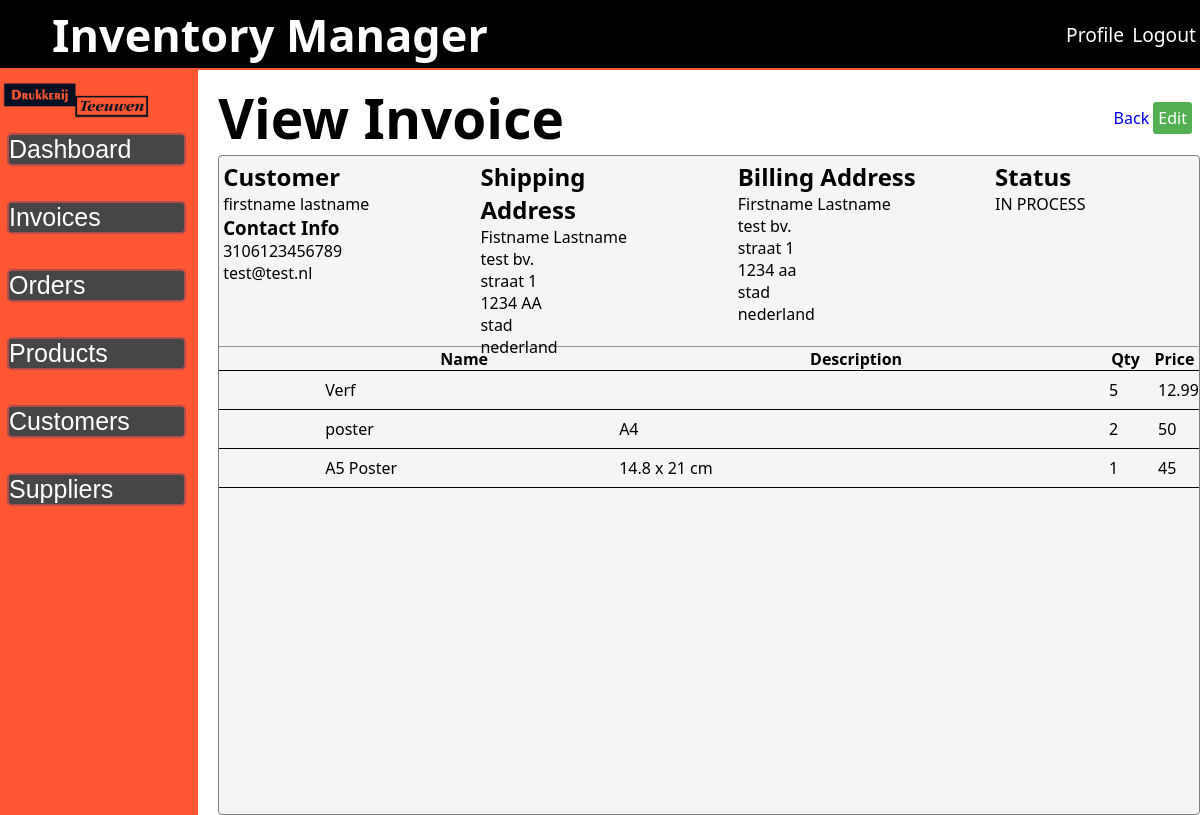
The page /public/view-invoice.php?id=70 (signed in) on the database its author committed.
### tables this page shows
CREATE TABLE `invoices` (
  `id` int(11) NOT NULL,
  `status` int(11) NOT NULL,
  `user_id` int(11) NOT NULL,
  `customer_id` int(11) NOT NULL,
  `number` varchar(15) NOT NULL,
  `mail` varchar(90) NOT NULL,
  `shipping_name` varchar(100) NOT NULL,
  `shipping_company` varchar(100) DEFAULT NULL,
  `shipping_street` varchar(100) NOT NULL,
  `shipping_postalcode` varchar(7) NOT NULL,
  `shipping_city` varchar(100) NOT NULL,
  `shipping_country` varchar(100) NOT NULL,
  `billing_name` varchar(100) NOT NULL,
  `billing_company` varchar(100) DEFAULT NULL,
  `billing_street` varchar(100) NOT NULL,
  `billing_postalcode` varchar(7) NOT NULL,
  `billing_city` varchar(100) NOT NULL,
  `billing_country` varchar(100) NOT NULL,
  `updated` datetime NOT NULL DEFAULT current_timestamp() ON UPDATE current_timestamp(),
  `created` date NOT NULL DEFAULT current_timestamp()
);

CREATE TABLE `customers` (
  `id` int(11) NOT NULL,
  `first_name` varchar(90) NOT NULL,
  `last_name` varchar(90) NOT NULL,
  `company_name` varchar(60) NOT NULL,
  `number` varchar(15) NOT NULL,
  `email` varchar(200) NOT NULL,
  `street` varchar(90) NOT NULL,
  `postcode` varchar(8) NOT NULL,
  `city` varchar(90) NOT NULL,
  `country` varchar(60) NOT NULL
);

CREATE TABLE `invoice_status` (
  `id` int(11) NOT NULL,
  `status` varchar(10) NOT NULL
);

CREATE TABLE `invoice_line` (
  `id` int(11) NOT NULL,
  `invoice_id` int(11) NOT NULL,
  `product_id` int(11) NOT NULL,
  `quantity` int(11) NOT NULL
);

CREATE TABLE `products` (
  `id` int(11) NOT NULL,
  `product_name` varchar(50) NOT NULL,
  `product_description` varchar(100) DEFAULT NULL,
  `product_quantity` int(11) NOT NULL,
  `product_price` float NOT NULL,
  `other_details` text DEFAULT NULL,
  `supplier_id` int(11) DEFAULT NULL,
  `date` date NOT NULL DEFAULT current_timestamp()
);

### public/view-invoice.php (the view, shortened to what this page needs)
<?php
require_once '../src/inc/session_check.php';
$id = $_GET['id'];
$sql1 = "SELECT
    *,
    `invoices`.`id` AS `invoice_id`,
    `invoices`.`created` AS `invoice_created`,
    `invoices`.`status` AS `invoice_status`
FROM
    invoices
INNER JOIN invoice_status ON invoices.status = invoice_status.id
INNER JOIN customers ON invoices.customer_id = customers.id
INNER JOIN users ON invoices.user_id = users.id
WHERE
    `invoices`.`id` = '$id' ";
$inv_result = $con->query($sql1);
$row = $inv_result->fetch_assoc();
$fetch_items = "SELECT
    *,
    products.id AS product_nmr
FROM
    invoice_line
INNER JOIN products ON invoice_line.product_id = products.id
WHERE
    invoice_id = '$id' ";
$item_result = $con->query($fetch_items);
while ($array = $item_result->fetch_assoc()) {
    $items[] = $array;
}
?>
<div class="order-title">
    <h1>View Invoice</h1>
    <section>
        <a href="invoice.php">Back</a>
        <a class="edit-data" href="editInvoice.php?id=<?php echo $id; ?>">Edit</a>
    </section>
</div>
<div class="order-form-container">
    <form id="create-invoice" method="POST">
        <div class="order-form-header">
            <section class="order-form-customer">
                <h2>Customer</h2>
                <p>
                    <?php echo $row['first_name'] . ' ' . $row['last_name']; ?>
                </p>
                <h3>Contact Info</h3>
                <p>
                    <?php echo $row['number']; ?>
                </p>
                <p>
                    <?php echo $row['mail']; ?>
                </p>
            </section>
            <section class="order-form-shipping">
                <h2>Shipping Address</h2>
                <p>
                    <?php echo $row['shipping_name']; ?>
                </p>
                <p>
                    <?php echo $row['shipping_company']; ?>
                </p>
                <p>
                    <?php echo $row['shipping_street']; ?>
                </p>
                <p>
                    <?php echo $row['shipping_postalcode']; ?>
                </p>
                <p>
                    <?php echo $row['shipping_city']; ?>
                </p>
                <p>
                    <?php echo $row['shipping_country']; ?>
                </p>
            </section>
            <section class="order-form-billing">
                <h2>Billing Address</h2>
                <p>
                    <?php echo $row['billing_name']; ?>
                </p>
                <p>
                    <?php echo $row['billing_company']; ?>
                </p>
                <p>
                    <?php echo $row['billing_street']; ?>
                </p>
                <p>
                    <?php echo $row['billing_postalcode']; ?>
                </p>
                <p>
                    <?php echo $row['billing_city']; ?>
                </p>
                <p>
                    <?php echo $row['billing_country']; ?>
                </p>
            </section>
            <section class="order-form-status">
                <h2>Status</h2>
                <p>
                    <?php echo $row['status']; ?>
                </p>
            </section>
        </div>
        <br>
        <hr>
        <div class="order-form-content">
            <table aria-label="">
                <thead>
                    <tr>
                        <th id="inv-action"></th>
                        <th id="inv-name">Name</th>
                        <th id="inv-descr">Description</th>
                        <th id="inv-qty">Qty</th>
                        <th id="inv-prc">Price</th>
                    </tr>
                </thead>
                <tbody id="item_results">
                    <?php
                    $n = 0;
                    foreach ($items as $item) {
                        echo '<tr id="item-' . $n . '">';
                        echo '<td></td>';
                        echo '<td><p>' . $item['product_name'] . '</p></td>';
                        echo '<td><p>' . $item['product_description'] . '</p></td>';
                        echo '<td><p>' . $item['quantity'] . '</p></td>';
                        echo '<td><p>' . $item['product_price'] . '</p></td>';
                        echo '</tr>';
                        $n++;
                    }
                    ?>
                </tbody>
            </table>
        </div>
    </form>
</div>

### assets/CSS/main.css (style rules this page uses)
* { box-sizing: border-box; font-family: system-ui, -apple-system, BlinkMacSystemFont, 'Segoe UI', Roboto, Oxygen, Ubuntu, Cantarell, 'Open Sans', 'Helvetica Neue', sans-serif; margin: 0px; padding: 0px; }
html { height: 100%; }
a { text-decoration: none; }
.main-content h1 { font-size: 55px; }
table { border-collapse: collapse; border-spacing: 0; }
.dashboard-table-container table th, table td { padding: 8px; }
.order-title { display: flex; flex-direction: row; justify-content: space-between; align-items: center; }
.order-title section { margin: 0 8px; }
.order-form-container { height: 82.5vh; border-radius: 4px; background: whitesmoke; border: 1px solid gray; }
.order-form-content table { width: 100%; border-collapse: collapse; table-layout: fixed; }
.order-form-content table th, table td { border-bottom: 1px solid black; }
.order-form-content table td { overflow: hidden; white-space: nowrap; text-overflow: ellipsis; }
#inv-name { width: 30%; }
#inv-descr { width: 50%; }
#inv-qty { width: 5%; margin-left: auto; margin-right: auto; }
#inv-prc { width: 5%; margin-left: auto; margin-right: auto; }
.order-form-header { display: flex; flex-direction: row; justify-content: space-between; margin: 4px; }
.order-form-customer { display: flex; flex-direction: column; width: 25vh; height: 20vh; }
.order-form-shipping { width: 25vh; height: 20vh; }
.order-form-billing { width: 25vh; height: 20vh; }
.order-form-status { width: 25vh; height: 20vh; }
.edit-data { padding: 5px; border-radius: 3px; background: #53b052; color: white; }

### rows shown on the page
invoices: customer.first_name "firstname", customer.last_name "lastname", customer.number "3106123456789", mail "test@test.nl", shipping_name "Fistname Lastname", shipping_company "test bv.", shipping_street "straat 1", shipping_postalcode "1234 AA", shipping_city "stad", shipping_country "nederland", billing_name "Firstname Lastname", billing_company "test bv.", billing_street "straat 1", billing_postalcode "1234 aa", billing_city "stad", billing_country "nederland", status.status "IN PROCESS"
invoice_line: product.product_name "Verf", quantity "5", product.product_price "12.99"
invoice_line: product.product_name "poster", product.product_description "A4", quantity "2", product.product_price "50"
invoice_line: product.product_name "A5 Poster", product.product_description "14.8 x 21 cm", quantity "1", product.product_price "45"
